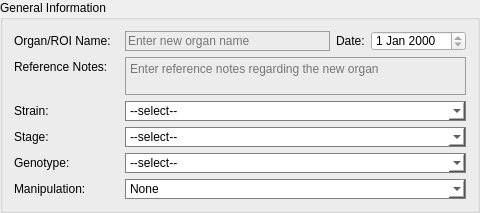
         <widget class="QGroupBox" name="organ_info">
          <property name="sizePolicy">
           <sizepolicy hsizetype="Preferred" vsizetype="Maximum">
            <horstretch>0</horstretch>
            <verstretch>0</verstretch>
           </sizepolicy>
          </property>
          <property name="styleSheet">
           <string notr="true">QGroupBox#organ_info{font: 25 italic 10pt &quot;Calibri Light&quot;;}

</string>
          </property>
          <property name="title">
           <string>General Information</string>
          </property>
          <layout class="QVBoxLayout" name="verticalLayout_16">
           <item>
            <layout class="QFormLayout" name="formLayout_2">
             <item row="0" column="0">
              <widget class="QLabel" name="lab_proj_name_3">
               <property name="sizePolicy">
                <sizepolicy hsizetype="Fixed" vsizetype="Preferred">
                 <horstretch>0</horstretch>
                 <verstretch>0</verstretch>
                </sizepolicy>
               </property>
               <property name="minimumSize">
                <size>
                 <width>105</width>
                 <height>20</height>
                </size>
               </property>
               <property name="maximumSize">
                <size>
                 <width>105</width>
                 <height>20</height>
                </size>
               </property>
               <property name="styleSheet">
                <string notr="true">font: 25 10pt &quot;Calibri Light&quot;;</string>
               </property>
               <property name="text">
                <string>Organ/ROI Name:</string>
               </property>
              </widget>
             </item>
             <item row="0" column="1">
              <layout class="QHBoxLayout" name="horizontalLayout_9">
               <item>
                <widget class="QLineEdit" name="lineEdit_organ_name">
                 <property name="minimumSize">
                  <size>
                   <width>120</width>
                   <height>20</height>
                  </size>
                 </property>
                 <property name="maximumSize">
                  <size>
                   <width>16777215</width>
                   <height>20</height>
                  </size>
                 </property>
                 <property name="focusPolicy">
                  <enum>Qt::StrongFocus</enum>
                 </property>
                 <property name="layoutDirection">
                  <enum>Qt::RightToLeft</enum>
                 </property>
                 <property name="styleSheet">
                  <string notr="true">QLineEdit {background-color: rgba(0,0,0,0);
border: 1px solid rgb(156, 156, 156);
font: 25 10pt &quot;Calibri Light&quot;;
font-family: &quot;Calibri Light&quot;;
}
QLineEdit:focus { border: 1px solid #eb6fbd;}
					</string>
                 </property>
                 <property name="maxLength">
                  <number>20</number>
                 </property>
                 <property name="frame">
                  <bool>true</bool>
                 </property>
                 <property name="placeholderText">
                  <string>Enter new organ name</string>
                 </property>
                </widget>
               </item>
               <item>
                <widget class="QLabel" name="lab_proj_name_2">
                 <property name="minimumSize">
                  <size>
                   <width>0</width>
                   <height>20</height>
                  </size>
                 </property>
                 <property name="maximumSize">
                  <size>
                   <width>16777215</width>
                   <height>20</height>
                  </size>
                 </property>
                 <property name="styleSheet">
                  <string notr="true">font: 25 10pt &quot;Calibri Light&quot;;</string>
                 </property>
                 <property name="text">
                  <string>Date:</string>
                 </property>
                </widget>
               </item>
               <item>
                <widget class="QDateEdit" name="dateEdit">
                 <property name="minimumSize">
                  <size>
                   <width>0</width>
                   <height>20</height>
                  </size>
                 </property>
                 <property name="maximumSize">
                  <size>
                   <width>16777215</width>
                   <height>20</height>
                  </size>
                 </property>
                 <property name="styleSheet">
                  <string notr="true">font: 25 9pt &quot;Calibri Light&quot;;</string>
                 </property>
                 <property name="readOnly">
                  <bool>true</bool>
                 </property>
                </widget>
               </item>
              </layout>
             </item>
             <item row="1" column="0">
              <widget class="QLabel" name="lab_ref_notes_2">
               <property name="sizePolicy">
                <sizepolicy hsizetype="Fixed" vsizetype="Preferred">
                 <horstretch>0</horstretch>
                 <verstretch>0</verstretch>
                </sizepolicy>
               </property>
               <property name="minimumSize">
                <size>
                 <width>105</width>
                 <height>20</height>
                </size>
               </property>
               <property name="maximumSize">
                <size>
                 <width>105</width>
                 <height>20</height>
                </size>
               </property>
               <property name="styleSheet">
                <string notr="true">font: 25 10pt &quot;Calibri Light&quot;;</string>
               </property>
               <property name="text">
                <string>Reference Notes: </string>
               </property>
              </widget>
             </item>
             <item row="1" column="1">
              <widget class="QTextEdit" name="textEdit_ref_notes">
               <property name="minimumSize">
                <size>
                 <width>341</width>
                 <height>38</height>
                </size>
               </property>
               <property name="maximumSize">
                <size>
                 <width>16777215</width>
                 <height>38</height>
                </size>
               </property>
               <property name="focusPolicy">
                <enum>Qt::StrongFocus</enum>
               </property>
               <property name="styleSheet">
                <string notr="true">QTextEdit {background-color: rgba(0,0,0,0);
border: 1px solid rgb(156, 156, 156);
font: 25 10pt &quot;Calibri Light&quot;;
font-family: &quot;Calibri Light&quot;;
}
QTextEdit:focus { border: 1px solid #eb6fbd;}

QScrollBar:vertical {
	background-color: rgb(255, 255, 255);
  	width: 12px;
}

QScrollBar::handle:vertical {
	background-color: rgb(162, 0, 122);
	min-height: 30px;
	border-radius: 6px;
}

QScrollBar::handle:vertical:hover {
	background-color:rgb(0, 0, 0);
}

					</string>
               </property>
               <property name="documentTitle">
                <string/>
               </property>
               <property name="html">
                <string>&lt;!DOCTYPE HTML PUBLIC &quot;-//W3C//DTD HTML 4.0//EN&quot; &quot;http://www.w3.org/TR/REC-html40/strict.dtd&quot;&gt;
&lt;html&gt;&lt;head&gt;&lt;meta name=&quot;qrichtext&quot; content=&quot;1&quot; /&gt;&lt;style type=&quot;text/css&quot;&gt;
p, li { white-space: pre-wrap; }
&lt;/style&gt;&lt;/head&gt;&lt;body style=&quot; font-family:'Calibri Light'; font-size:10pt; font-weight:24; font-style:normal;&quot;&gt;
&lt;p style=&quot;-qt-paragraph-type:empty; margin-top:0px; margin-bottom:0px; margin-left:0px; margin-right:0px; -qt-block-indent:0; text-indent:0px;&quot;&gt;&lt;br /&gt;&lt;/p&gt;&lt;/body&gt;&lt;/html&gt;</string>
               </property>
               <property name="placeholderText">
                <string>Enter reference notes regarding the new organ</string>
               </property>
              </widget>
             </item>
             <item row="2" column="0">
              <widget class="QLabel" name="lab_proj_name_4">
               <property name="sizePolicy">
                <sizepolicy hsizetype="Fixed" vsizetype="Preferred">
                 <horstretch>0</horstretch>
                 <verstretch>0</verstretch>
                </sizepolicy>
               </property>
               <property name="minimumSize">
                <size>
                 <width>105</width>
                 <height>20</height>
                </size>
               </property>
               <property name="maximumSize">
                <size>
                 <width>105</width>
                 <height>20</height>
                </size>
               </property>
               <property name="styleSheet">
                <string notr="true">font: 25 10pt &quot;Calibri Light&quot;;</string>
               </property>
               <property name="text">
                <string>Strain:</string>
               </property>
              </widget>
             </item>
             <item row="2" column="1">
              <widget class="QComboBox" name="cB_strain">
               <property name="enabled">
                <bool>true</bool>
               </property>
               <property name="sizePolicy">
                <sizepolicy hsizetype="Preferred" vsizetype="Fixed">
                 <horstretch>0</horstretch>
                 <verstretch>0</verstretch>
                </sizepolicy>
               </property>
               <property name="minimumSize">
                <size>
                 <width>341</width>
                 <height>20</height>
                </size>
               </property>
               <property name="maximumSize">
                <size>
                 <width>16777215</width>
                 <height>20</height>
                </size>
               </property>
               <property name="focusPolicy">
                <enum>Qt::ClickFocus</enum>
               </property>
               <property name="styleSheet">
                <string notr="true">QComboBox {
    border: 1px solid gray;
	font: 25 10pt &quot;Calibri Light&quot;;
}

QComboBox:editable {
    background: white;
}

QComboBox:!editable, QComboBox::drop-down:editable {
     background: rgb(255, 255, 255);
}

/* QComboBox gets the &quot;on&quot; state when the popup is open */
QComboBox:!editable:on, QComboBox::drop-down:editable:on {
    background:rgba(170, 0, 127, 100);
}

QComboBox QAbstractItemView {
    border: 1px solid darkgray;
    selection-background-color:  rgba(162, 0, 122,180);
	font: 25 10pt &quot;Calibri Light&quot;;
}
</string>
               </property>
               <item>
                <property name="text">
                 <string>--select--</string>
                </property>
               </item>
               <item>
                <property name="text">
                 <string>add</string>
                </property>
               </item>
              </widget>
             </item>
             <item row="3" column="0">
              <widget class="QLabel" name="lab_proj_name_5">
               <property name="sizePolicy">
                <sizepolicy hsizetype="Fixed" vsizetype="Preferred">
                 <horstretch>0</horstretch>
                 <verstretch>0</verstretch>
                </sizepolicy>
               </property>
               <property name="minimumSize">
                <size>
                 <width>105</width>
                 <height>20</height>
                </size>
               </property>
               <property name="maximumSize">
                <size>
                 <width>105</width>
                 <height>20</height>
                </size>
               </property>
               <property name="styleSheet">
                <string notr="true">font: 25 10pt &quot;Calibri Light&quot;;</string>
               </property>
               <property name="text">
                <string>Stage:</string>
               </property>
              </widget>
             </item>
             <item row="3" column="1">
              <widget class="QComboBox" name="cB_stage">
               <property name="enabled">
                <bool>true</bool>
               </property>
               <property name="sizePolicy">
                <sizepolicy hsizetype="Preferred" vsizetype="Fixed">
                 <horstretch>0</horstretch>
                 <verstretch>0</verstretch>
                </sizepolicy>
               </property>
               <property name="minimumSize">
                <size>
                 <width>341</width>
                 <height>20</height>
                </size>
               </property>
               <property name="maximumSize">
                <size>
                 <width>16777215</width>
                 <height>20</height>
                </size>
               </property>
               <property name="focusPolicy">
                <enum>Qt::ClickFocus</enum>
               </property>
               <property name="styleSheet">
                <string notr="true">QComboBox {
    border: 1px solid gray;
	font: 25 10pt &quot;Calibri Light&quot;;
}

QComboBox:editable {
    background: white;
}

QComboBox:!editable, QComboBox::drop-down:editable {
     background: rgb(255, 255, 255);
}

/* QComboBox gets the &quot;on&quot; state when the popup is open */
QComboBox:!editable:on, QComboBox::drop-down:editable:on {
    background:rgba(170, 0, 127, 100);
}

QComboBox QAbstractItemView {
    border: 1px solid darkgray;
    selection-background-color:  rgba(162, 0, 122,180);
	font: 25 10pt &quot;Calibri Light&quot;;
}
</string>
               </property>
               <item>
                <property name="text">
                 <string>--select--</string>
                </property>
               </item>
               <item>
                <property name="text">
                 <string>add</string>
                </property>
               </item>
              </widget>
             </item>
             <item row="4" column="0">
              <widget class="QLabel" name="lab_proj_name_6">
               <property name="sizePolicy">
                <sizepolicy hsizetype="Fixed" vsizetype="Preferred">
                 <horstretch>0</horstretch>
                 <verstretch>0</verstretch>
                </sizepolicy>
               </property>
               <property name="minimumSize">
                <size>
                 <width>105</width>
                 <height>20</height>
                </size>
               </property>
               <property name="maximumSize">
                <size>
                 <width>105</width>
                 <height>20</height>
                </size>
               </property>
               <property name="styleSheet">
                <string notr="true">font: 25 10pt &quot;Calibri Light&quot;;</string>
               </property>
               <property name="text">
                <string>Genotype:</string>
               </property>
              </widget>
             </item>
             <item row="4" column="1">
              <widget class="QComboBox" name="cB_genotype">
               <property name="enabled">
                <bool>true</bool>
               </property>
               <property name="sizePolicy">
                <sizepolicy hsizetype="Preferred" vsizetype="Fixed">
                 <horstretch>0</horstretch>
                 <verstretch>0</verstretch>
                </sizepolicy>
               </property>
               <property name="minimumSize">
                <size>
                 <width>341</width>
                 <height>20</height>
                </size>
               </property>
               <property name="maximumSize">
                <size>
                 <width>16777215</width>
                 <height>20</height>
                </size>
               </property>
               <property name="focusPolicy">
                <enum>Qt::ClickFocus</enum>
               </property>
               <property name="styleSheet">
                <string notr="true">QComboBox {
    border: 1px solid gray;
	font: 25 10pt &quot;Calibri Light&quot;;
}

QComboBox:editable {
    background: white;
}

QComboBox:!editable, QComboBox::drop-down:editable {
     background: rgb(255, 255, 255);
}

/* QComboBox gets the &quot;on&quot; state when the popup is open */
QComboBox:!editable:on, QComboBox::drop-down:editable:on {
    background:rgba(170, 0, 127, 100);
}

QComboBox QAbstractItemView {
    border: 1px solid darkgray;
    selection-background-color:  rgba(162, 0, 122,180);
	font: 25 10pt &quot;Calibri Light&quot;;
}
</string>
               </property>
               <item>
                <property name="text">
                 <string>--select--</string>
                </property>
               </item>
               <item>
                <property name="text">
                 <string>add</string>
                </property>
               </item>
              </widget>
             </item>
             <item row="5" column="0">
              <widget class="QLabel" name="lab_proj_name_7">
               <property name="sizePolicy">
                <sizepolicy hsizetype="Fixed" vsizetype="Preferred">
                 <horstretch>0</horstretch>
                 <verstretch>0</verstretch>
                </sizepolicy>
               </property>
               <property name="minimumSize">
                <size>
                 <width>105</width>
                 <height>20</height>
                </size>
               </property>
               <property name="maximumSize">
                <size>
                 <width>105</width>
                 <height>20</height>
                </size>
               </property>
               <property name="styleSheet">
                <string notr="true">font: 25 10pt &quot;Calibri Light&quot;;</string>
               </property>
               <property name="text">
                <string>Manipulation:</string>
               </property>
              </widget>
             </item>
             <item row="5" column="1">
              <widget class="QComboBox" name="cB_manipulation">
               <property name="enabled">
                <bool>true</bool>
               </property>
               <property name="sizePolicy">
                <sizepolicy hsizetype="Preferred" vsizetype="Fixed">
                 <horstretch>0</horstretch>
                 <verstretch>0</verstretch>
                </sizepolicy>
               </property>
               <property name="minimumSize">
                <size>
                 <width>341</width>
                 <height>20</height>
                </size>
               </property>
               <property name="maximumSize">
                <size>
                 <width>16777215</width>
                 <height>20</height>
                </size>
               </property>
               <property name="focusPolicy">
                <enum>Qt::ClickFocus</enum>
               </property>
               <property name="styleSheet">
                <string notr="true">QComboBox {
    border: 1px solid gray;
	font: 25 10pt &quot;Calibri Light&quot;;
}

QComboBox:editable {
    background: white;
}

QComboBox:!editable, QComboBox::drop-down:editable {
     background: rgb(255, 255, 255);
}

/* QComboBox gets the &quot;on&quot; state when the popup is open */
QComboBox:!editable:on, QComboBox::drop-down:editable:on {
    background:rgba(170, 0, 127, 100);
}

QComboBox QAbstractItemView {
    border: 1px solid darkgray;
    selection-background-color:  rgba(162, 0, 122,180);
	font: 25 10pt &quot;Calibri Light&quot;;
}
</string>
               </property>
               <item>
                <property name="text">
                 <string>None</string>
                </property>
               </item>
               <item>
                <property name="text">
                 <string>add</string>
                </property>
               </item>
              </widget>
             </item>
            </layout>
           </item>
          </layout>
         </widget>
